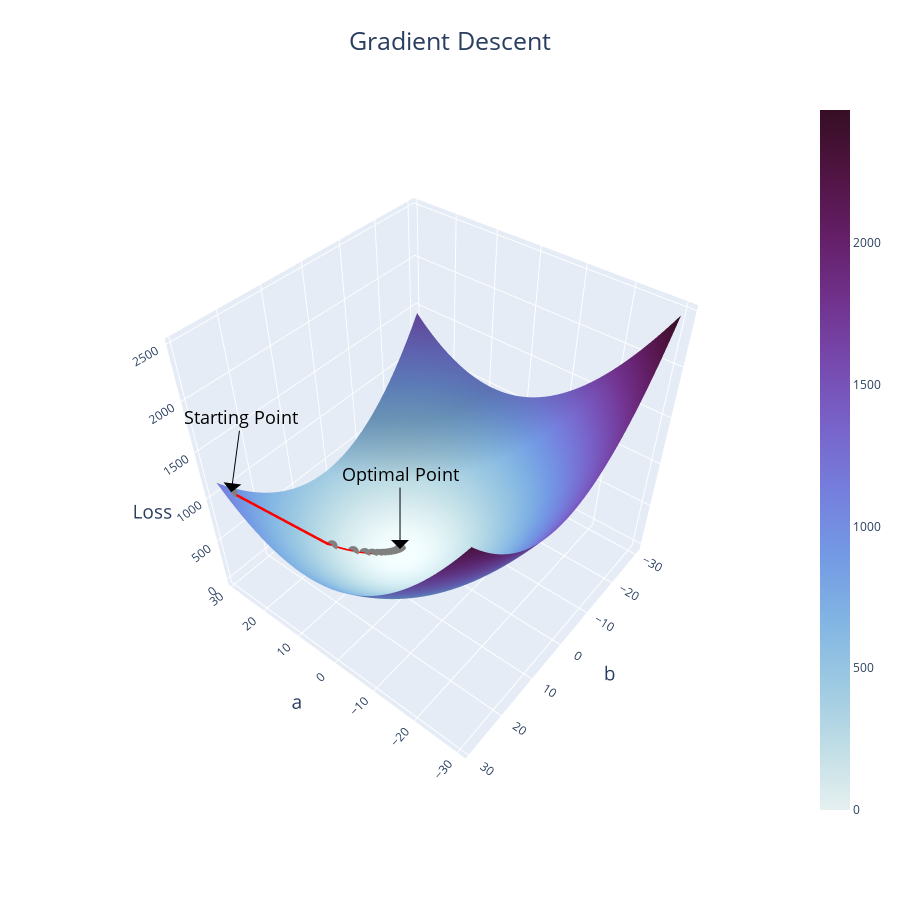

Notebook cell for this chart:
### Code cell
fig = go.Figure(data=[
    go.Surface(x=arange, y=brange, z=loss, name='Loss', colorscale="dense"),
    go.Scatter3d(
    x=opt_path_a, y=opt_path_b, z=opt_path_loss,
        mode="lines+markers",
    marker=dict(
        size=4,
        color="grey",
    ),
    line=dict(
        color='red',
        width=5
    )
)
])
fig.update_layout(
    autosize=False,
    width=900,
    height=900,
    title_text="Gradient Descent",
    titlefont={"size": 25},
    title_x=0.5,
    scene_camera=camera,
    scene=dict(
        xaxis_title='a',
        yaxis_title='b',
        zaxis_title='Loss',
        yaxis=dict(
        titlefont=dict(size=font_size+5),
        tickfont=dict(size=font_size-2),
        ),
        xaxis=dict(
            titlefont=dict(size=font_size+5),
            tickfont=dict(size=font_size-2),
        ),
        zaxis=dict(
            titlefont=dict(size=font_size+5),
            tickfont=dict(size=font_size-2),
        ),
        annotations=[
        dict(
            x=opt_path_a[0],
            y=opt_path_b[0],
            z=opt_path_loss[0],
            text="Starting Point",
            textangle=0,
            ax=10,
            ay=-75,
            font=dict(
                color="black",
                size=font_size+4
            ),
            arrowcolor="black",
            arrowsize=3,
            arrowwidth=1,
            arrowhead=1),
        dict(
            x=opt_path_a[-1],
            y=opt_path_b[-1],
            z=opt_path_loss[-1],
            text="Optimal Point",
            textangle=0,
            ax=0,
            ay=-75,
            font=dict(
                color="black",
                size=font_size+4
            ),
            arrowcolor="black",
            arrowsize=3,
            arrowwidth=1,
            arrowhead=1),
        ]
    ),
    
)
fig.write_image("imgs/chapter_10/gradient_descent.png")
fig.show()

### Figure 1 — Plotly figure (JSON) as saved in the notebook; plotly's stock layout.template omitted (floating-point values rounded to 4 significant figures; data arrays with more than 128 entries replaced by an {"elided": "..."} marker saying what was removed)
{"data": [{"colorscale": [[0, "rgb(230, 240, 240)"], [0.09091, "rgb(191, 221, 229)"], [0.1818, "rgb(156, 201, 226)"], [0.2727, "rgb(129, 180, 227)"], [0.3636, "rgb(115, 154, 228)"], [0.4545, "rgb(117, 127, 221)"], [0.5455, "rgb(120, 100, 202)"], [0.6364, "rgb(119, 74, 175)"], [0.7273, "rgb(113, 50, 141)"], [0.8182, "rgb(100, 31, 104)"], [0.9091, "rgb(80, 20, 66)"], [1, "rgb(54, 14, 36)"]], "name": "Loss", "type": "surface", "x": [-30, -29, -28, -27, -26, -25, -24, -23, -22, -21, -20, -19, -18, -17, -16, -15, -14, -13, -12, -11, -10, -9, -8, -7, -6, -5, -4, -3, -2, -1, 0, 1, 2, 3, 4, 5, 6, 7, 8, 9, 10, 11, 12, 13, 14, 15, 16, 17, 18, 19, 20, 21, 22, 23, 24, 25, 26, 27, 28, 29], "y": [-30, -29, -28, -27, -26, -25, -24, -23, -22, -21, -20, -19, -18, -17, -16, -15, -14, -13, -12, -11, -10, -9, -8, -7, -6, -5, -4, -3, -2, -1, 0, 1, 2, 3, 4, 5, 6, 7, 8, 9, 10, 11, 12, 13, 14, 15, 16, 17, 18, 19, 20, 21, 22, 23, 24, 25, 26, 27, 28, 29], "z": {"elided": "60x60 int values"}}, {"line": {"color": "red", "width": 5}, "marker": {"color": "grey", "size": 4}, "mode": "lines+markers", "type": "scatter3d", "x": {"elided": "501 float values"}, "y": {"elided": "501 float values"}, "z": {"elided": "501 float values"}}], "layout": {"autosize": false, "height": 900, "scene": {"annotations": [{"arrowcolor": "black", "arrowhead": 1, "arrowsize": 3, "arrowwidth": 1, "ax": 10, "ay": -75, "font": {"color": "black", "size": 18}, "text": "Starting Point", "textangle": 0, "x": 28, "y": 27, "z": 1025}, {"arrowcolor": "black", "arrowhead": 1, "arrowsize": 3, "arrowwidth": 1, "ax": 0, "ay": -75, "font": {"color": "black", "size": 18}, "text": "Optimal Point", "textangle": 0, "x": 8.0, "y": 2.0, "z": 4.973e-18}], "camera": {"center": {"x": 0, "y": 0, "z": 0}, "eye": {"x": -1.2, "y": 1.5, "z": 1.8}, "up": {"x": 0, "y": 0, "z": 1}}, "xaxis": {"tickfont": {"size": 12}, "title": {"font": {"size": 19}, "text": "a"}}, "yaxis": {"tickfont": {"size": 12}, "title": {"font": {"size": 19}, "text": "b"}}, "zaxis": {"tickfont": {"size": 12}, "title": {"font": {"size": 19}, "text": "Loss"}}}, "title": {"font": {"size": 25}, "text": "Gradient Descent", "x": 0.5}, "width": 900}}
